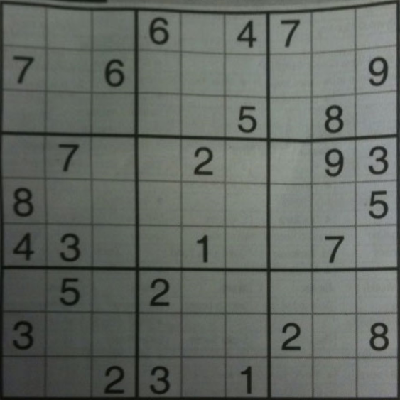
#> input picture OpenCV/3 Image Processing in OpenCV/2 - Geometric Transformations of Images/suduko.png, 400 x 400 px
$ python affine_transform_perspective_zoom.py
#> lines starting #> are read from the running program, lines starting #| are printed output that depends on the picture
import numpy as np
import cv2 as cv
from matplotlib import pyplot as plt

img = cv.imread('suduko.png')
#> img is the input picture: shape (400, 400, 3); mean B, G, R 98.2, 104.3, 99
assert img is not None, "file could not be read, check with os.path.exists()"
rows,cols,ch = img.shape
#> rows = 400; cols = 400; ch = 3

pts1 = np.float32([[56,65],[368,52],[28,387],[389,390]]) #[top line points: [x,y],[x,y] / bottom line points: [x,y],[x,y]]
pts2 = np.float32([[0,0],[300,0],[0,300],[300,300]]) #use pts2 to adjust where the points should be after - see exmpl imgin folder

M = cv.getPerspectiveTransform(pts1,pts2) #this preforms the perspective transformation

dst = cv.warpPerspective(img,M,(200,200))#this outputs it along with the zoom so you can see it
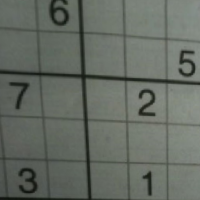
#> dst: shape (200, 200, 3); mean B, G, R 99.1, 107.2, 101

plt.subplot(121),plt.imshow(img),plt.title('Input')
plt.subplot(122),plt.imshow(dst),plt.title('Output')
plt.show()
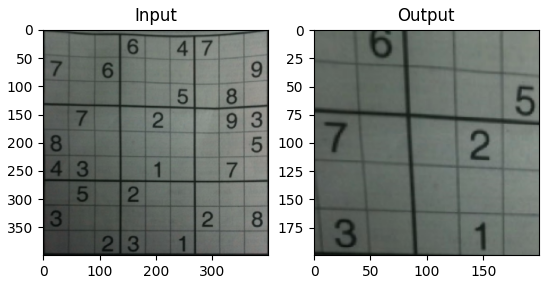
#> figure drawn by matplotlib, 2 panels; B, G, R data is drawn as R, G, B

$ run again, with OpenCV/3 Image Processing in OpenCV/2 - Geometric Transformations of Images/affine_transform_perspective_zoom.jpg saved as OpenCV/3 Image Processing in OpenCV/2 - Geometric Transformations of Images/suduko.png
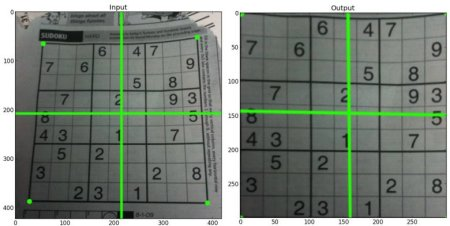
#> input picture OpenCV/3 Image Processing in OpenCV/2 - Geometric Transformations of Images/affine_transform_perspective_zoom.jpg, 450 x 226 px
#> img is the input picture: shape (226, 450, 3); mean B, G, R 119.6, 128.8, 119.9
#> `dst = cv.warpPerspective(img,M,(200,200))#this outputs it along with t..`:
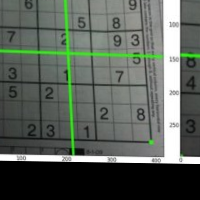
#> dst: shape (200, 200, 3); mean B, G, R 90.6, 98.5, 90.8
#> `plt.show()`:
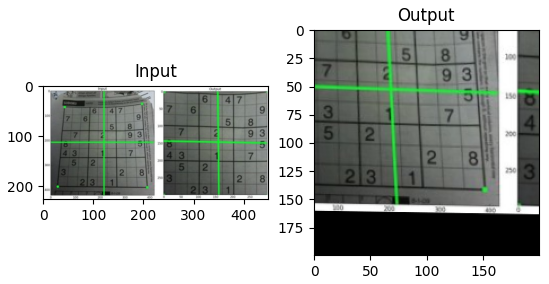
#> figure drawn by matplotlib, 2 panels; B, G, R data is drawn as R, G, B

$ run again, with OpenCV/3 Image Processing in OpenCV/2 - Geometric Transformations of Images/messi5.jpg saved as OpenCV/3 Image Processing in OpenCV/2 - Geometric Transformations of Images/suduko.png
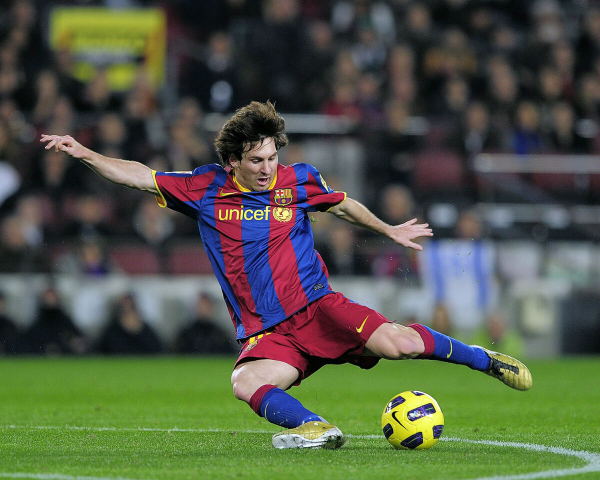
#> input picture OpenCV/3 Image Processing in OpenCV/2 - Geometric Transformations of Images/messi5.jpg, 1200 x 960 px (shown at 1/2 size)
#> img is the input picture: shape (960, 1200, 3); mean B, G, R 70.8, 88.5, 82.1
#> `dst = cv.warpPerspective(img,M,(200,200))#this outputs it along with t..`:
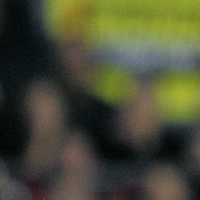
#> dst: shape (200, 200, 3); mean B, G, R 53.8, 76.5, 74
#> `plt.show()`:
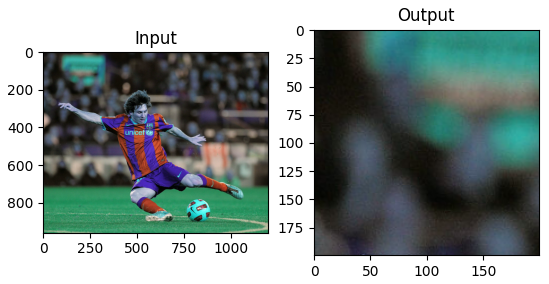
#> figure drawn by matplotlib, 2 panels; B, G, R data is drawn as R, G, B
